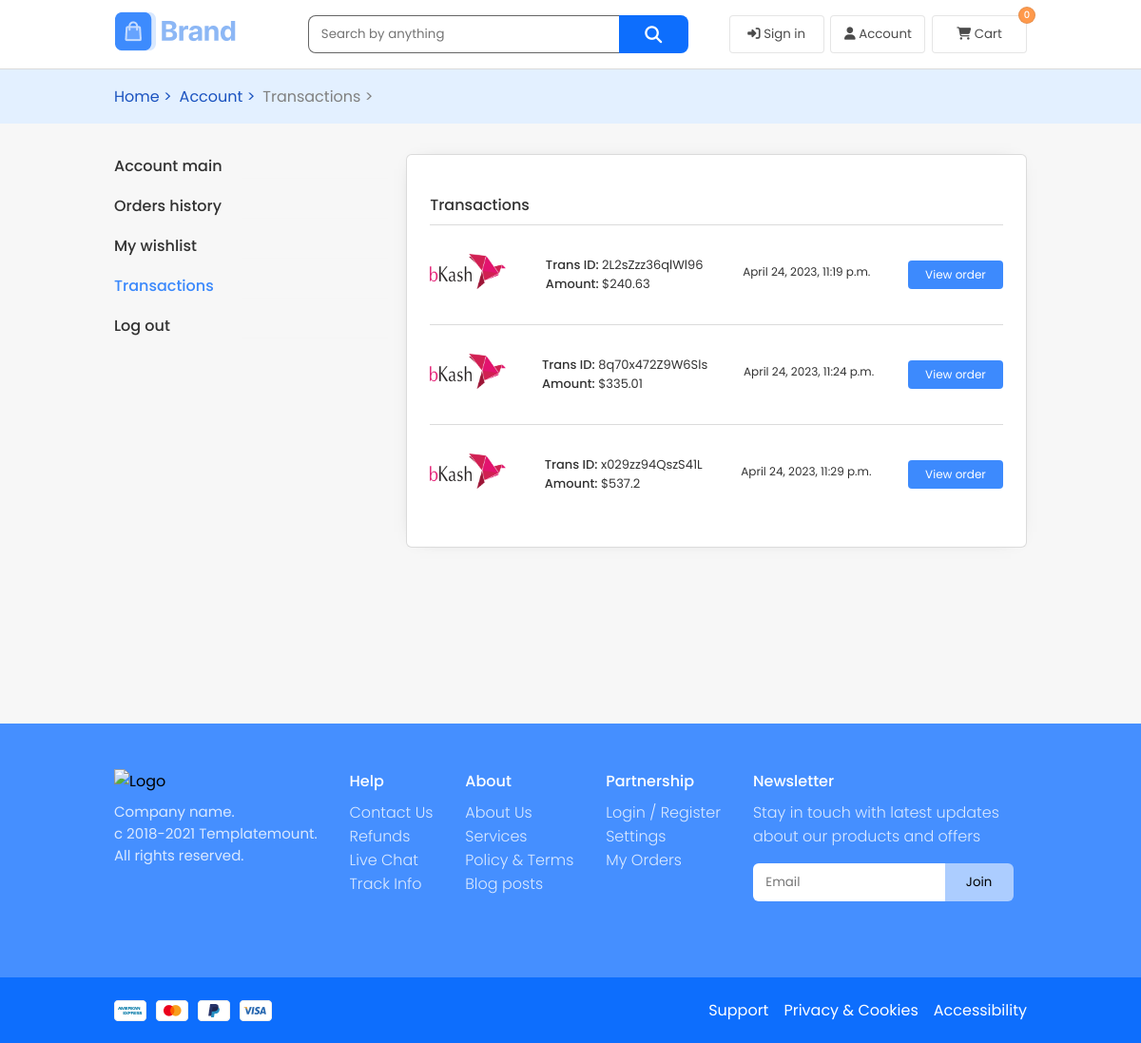
The app's page /account/transaction/, older data.
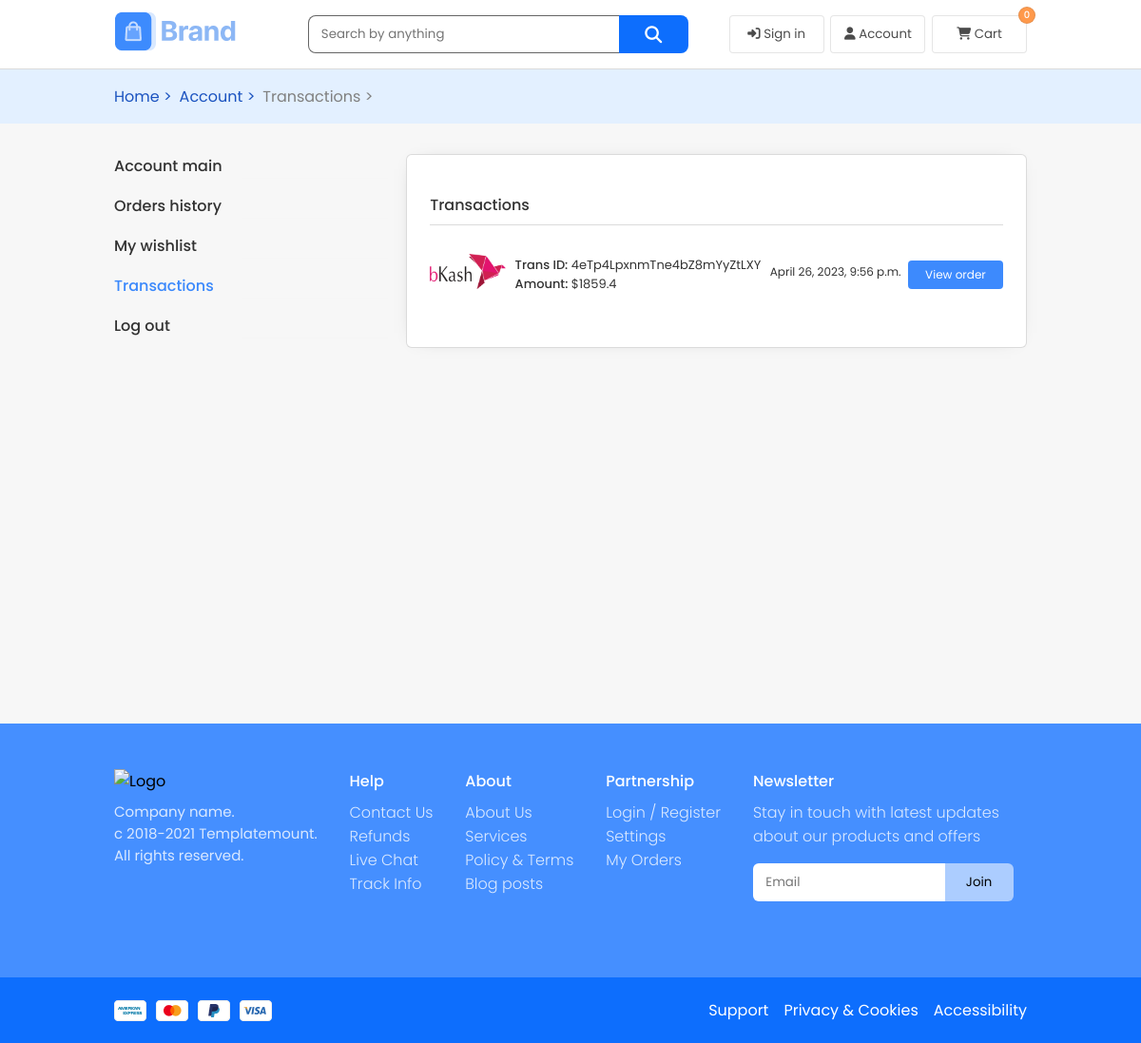
The same page, newer data.
### order/models.py (models this page shows)
class Transaction(models.Model):
    transaction_id = models.CharField(max_length=34)
    transaction_amount = models.FloatField()
    transaction_method = models.CharField(max_length=20)
    bank_tran_id = models.CharField(max_length=50)
    transaction_date = models.DateTimeField(auto_now_add=True)
    transaction_person = models.ForeignKey(User, on_delete=models.DO_NOTHING, null=True, blank=True)
    transaction_person_name = models.CharField(max_length=30)
    transaction_person_phone = models.CharField(max_length=14)
    transaction_person_email = models.EmailField()
    transaction_person_ip = models.GenericIPAddressField()
    order = models.OneToOneField(Order, on_delete=models.CASCADE)

### user/views.py (the view)
# urls.py: path('transaction/', transactions, name='transaction'),
def transactions(request):
    request_action = router(request, {'is_order_handler': False, 'is_product_adder': False, 'is_admin': False,
                                      'is_user': True})
    if not request_action[0] and len(request_action) < 3:
        return redirect(request_action[1])
    if request.user.is_authenticated:
        user = request.user
        trans = Transaction.objects.filter(transaction_person=user)
    else:
        user_ip = get_client_ip(request)
        trans = Transaction.objects.filter(transaction_person_ip=user_ip)
    context = {
        'transactions': trans
    }
    return render(request, 'transactions.html', context)

### user/algorithms.py (called while the page is built)
def get_client_ip(request):
    x_forwarded_for = request.META.get('HTTP_X_FORWARDED_FOR')
    if x_forwarded_for:
        ip = x_forwarded_for.split(',')[0]
    else:
        ip = request.META.get('REMOTE_ADDR')
    return ip

def router(request, accept):
    user = request.user
    if user.is_authenticated:
        if accept['is_order_handler'] and user.is_order_handler:
            return [True]
        elif accept['is_product_adder'] and user.is_product_adder:
            return [True]
        if accept['is_admin'] and user.is_admin:
            return [True]
        elif accept['is_user'] and not (user.is_admin or user.is_product_adder or user.is_order_handler):
            return [True]
        else:
            if user.is_order_handler:
                return [False, 'staff_main1']
            elif user.is_product_adder:
                return [False, 'staff_main2']
            elif user.is_admin:
                return [False, 'admin_dashboard']
            else:
                return [False, 'account']
    else:
        return [False, 'account', 1]

### templates/transactions.html (shortened to what this page needs)
{% extends 'index.html' %}
{% load static %}
    {% block cssfiles %}
        <link rel="stylesheet" href="{% static 'css/products.css' %}">
        <link rel="stylesheet" href="{% static 'css/wishlist.css' %}">
        <link rel="stylesheet" href="{% static 'css/page_profile.css' %}">
        <link rel="stylesheet" href="{% static 'css/transactions.css' %}">
    {% endblock cssfiles %}
    {% block container %}
        <div class="navigator-products">
            <div class="n-p-contents">
                <a href="{% url 'home' %}}">Home > </a>
                <a href="{% url 'account' %}">Account ></a>
                <a href="{% url 'transaction' %}" style="color:gray">Transactions ></a>
            </div>
        </div>
        <div class="profile-container">
            <div class="profile-nav">
                 <ul>
                    <a href="{% url 'account' %}"><li class="">Account main</li></a>
                    <a href="{% url 'order_history' %}"><li >Orders history</li></a>
                    <a href="{% url 'wishlist' %}"><li class="">My wishlist</li></a>
                    <a href="{% url 'transaction' %}" class="current-tab-profile"><li class="">Transactions</li></a>
                    <a href="#"><li class="">Log out</li></a>
                </ul>
            </div>
            <div class="profile-content">
                <div class="current-orders transactions">
                    <p class="title"> Transactions </p>
                    <div class="transaction-list">
                        {% for tran in transactions %}
                            <div class="item">
                                <div class="operator-logo">
                                    <img src="{% static 'img/1656227518bkash-logo-png.png' %}" alt="">
                                </div>
                                <div class="trans-id-and-amount">
                                    <p class="trans-id "> <span>Trans ID:</span> {{tran.transaction_id}}</p>
                                    <p class="trans-id"><span>Amount:</span> ${{tran.transaction_amount}}</p>
                                </div>
                                <p class="date">{{tran.transaction_date}}</p>
                                <a href="/account/query-order-history/?s={{tran.order.id}}" style="text-decoration:none">
                                    <button class="view-order-btn">
                                        View order
                                    </button>
                                </a>
                            </div>
                        {% endfor %}
                    </div>
                </div>
            </div>
        </div>
    {% endblock container %}

### templates/index.html (shortened to what this page needs)
{% load static %}
<!DOCTYPE html>
<html lang="en">
<head>
    <link rel="stylesheet" href="{% static 'css/index.css' %}">
    {% block cssfiles %}
    {% endblock cssfiles %}
    <link rel="stylesheet" href="{% static 'css/media_queries.css' %}">
</head>
<body>
    <header {% block hclass_names %} {% endblock hclass_names %}>
        <nav {% block nclass_names %} class="nav" {% endblock nclass_names %}>
            <div class="nav-logo nav-ham-logo">
                <a href="{% url 'home' %}">
                    <img src="{% static 'img/ logo.png' %}" alt="Logo" class="logo">
                </a>
            </div>
            {% block nav_search %}
            <div>
                <form action="/products/" method="get">
                    <div class="nav-search search-container-global">
                            <input type="search" name="s" id="nav-search" class="nav-search-input-default" placeholder="Search by anything">
                            <button type="submit" class="nav-search-button">
                                <i class="fa fa-search" aria-hidden="true"></i>
                            </button>
                    </div>
                </form>
            </div>
            {% endblock nav_search %}
            <div class="nav-buttons">
                {% block nav_buttons %}
                {% if request.user.is_authenticated %}
                    <a href="{% url 'account' %}">
                        <button class="nav-btns">
                            <i class="fa fa-user" aria-hidden="true"></i> Account
                        </button>
                    </a>
                    <a href="{% url 'account' %}">
                        <div class="only-navicons">
                            <i class="fa fa-user" aria-hidden="true"></i>
                        </div>
                    </a>
                {% else %}
                    <button class="nav-btns" onclick="login(window.location.href)">
                        <i class="fa fa-sign-in" aria-hidden="true"></i> Sign in
                    </button>
                {% endif %}
                {% if request.user.is_authenticated %}
                <a href="{% url 'wishlist' %}">
                    <button class="nav-btns wishlist-btn">
                        <i class="fas fa-heart"></i> Wishlist
                    </button>
                </a>
                {% else %}
                <a href="{% url 'account' %}">
                    <button class="nav-btns wishlist-btn">
                        <i class="fas fa-user"></i> Account
                    </button>
                </a>
                {% endif %}
                <a href="{% url 'cart' %}">
                    <button class="nav-btns my-cart-btn">
                        <i class="fas fa-shopping-cart" aria-hidden="true"></i> Cart
                        <span class="cart-item-count" id="cart-item-count">0</span>
                    </button>
                </a>
                {% endblock nav_buttons %}
            </div>
        </nav>
    </header>
    <div class="container" id="container">
        {% block container %}{% endblock container %}
    </div>
    <footer>
        {% block footer_top %}
        <div class="footer-contents">
            <div class="footer-flex-items">
                <div class="brand-details">
                    <div class="img">
                        <img src="{% static 'img/logo-white.png' %}" alt="Logo" class="logo">
                    </div>
                    <p>Company name. </p>
                    <p>c 2018-2021 Templatemount.</p>
                    <p>All rights reserved.</p>
                </div>
                <div class="help f-links">
                    <p class="title">Help</p>
                    <div class="links">
                        <a href="#">Contact Us</a>
                        <a href="#">Refunds</a>
                        <a href="#">Live Chat</a>
                        <a href="#">Track Info</a>
                    </div>
                </div>
                <div class="about f-links">
                    <p class="title">About</p>
                    <div class="links">
                        <a href="#">About Us</a>
                        <a href="#">Services</a>
                        <a href="#">Policy & Terms</a>
                        <a href="#">Blog posts</a>
                    </div>
                </div>
                <div class="partnership f-links">
                    <p class="title">Partnership</p>
                    <div class="links">
                        <a href="#">Login / Register</a>
                        <a href="#">Settings</a>
                        <a href="#">My Orders</a>
                    </div>
                </div>
                <div class="newsletter f-links">
                    <p class="title">Newsletter</p>
                    <p class="txt">Stay in touch with latest updates about our products and offers</p>
                    <div class="newsletter-input">
                        <input type="text" placeholder="Email">
                        <button>Join</button>
                    </div>
                </div>
            </div>
        </div>
        {% endblock footer_top %}
        {% block footer_bottom %}
        <div class="footer-bottom">
            <div class="f-b-contents">
                <div class="payment-methods">
                    <img src="{% static 'img/Payment-methods.png' %}" alt="">
                </div>
                <div class="links">
                    <a href="#">Support</a>
                    <a href="#">Privacy & Cookies</a>
                    <a href="#">Accessibility</a>
                </div>
            </div>
        </div>
        {% endblock footer_bottom %}
    </footer>
</body>
</html>

### static/css/index.css (style rules this page uses)
* { box-sizing: border-box; margin: 0; padding: 0; font-family: "Poppins", sans-serif; image-rendering: auto; }
* button { cursor: pointer; }
.nav, .n-p-contents, .info-container, .footer-contents, .f-b-contents, .hero-contents, .nav2-links, .new-products, .top-reviews-contents, .why-choose-us, .blog-posts, .product-container, .details-top, .details-bottom-container, .cart-top, .cart-bottom-container, .profile-container { max-width: 2000px; }
.container { min-height: 80vh; }
:root { --border:.5px solid rgba(0, 0, 0, 0.142); --i:!important; }
header { background-color: white; z-index: 10; position: sticky; top: 0; }
header { width: 100%; border-bottom: 0.5px solid rgba(0, 0, 0, 0.142); }
header nav { width: 80%; margin: auto; padding: 1em 0; display: flex; justify-content: space-between; align-items: center; }
header nav .nav-logo { height: 40px; width: auto; }
header nav .nav-ham-logo { display: flex; align-items: center; }
header nav .nav-search { transition-duration: 0.5s; width: 500px; margin-left: 1em; display: flex; }
header nav .nav-search .nav-search-button { width: 80px; border: none; color: white; font-size: 18px; height: 40px; background: #0D6EFD; border-radius: 0 8px 8px 0; }
header nav .nav-search input { transition-duration: 0.5s; width: 90%; height: 40px; border: 1px solid rgba(9, 9, 9, 0.6235294118); border-radius: 8px 0 0px 8px; border-right: none; outline-color: #0D6EFD; outline-offset: 0.1px; padding-left: 1em; }
header nav .nav-buttons { display: flex; width: -moz-fit-content; width: fit-content; }
header nav .nav-buttons .nav-btns { background: white; height: 40px; padding: 0 1em; border: var(--border); border-radius: 4px; opacity: 0.7; width: 100px; margin-left: 0.5em; position: relative; }
header nav .nav-buttons .cart-item-count { position: absolute; top: -10px; right: -10px; border: var(--border); display: flex; align-items: center; justify-content: center; border-radius: 50%; font-size: 10px; width: 18px; background: rgb(255, 111, 0); color: white; font-weight: 500; }
.search-container-global { position: relative; }
footer { background-color: #458fff; }
footer .footer-contents { width: 80%; margin: auto; padding: 3em 0; }
footer .footer-contents .brand-details p { opacity: 0.8; color: white; font-size: 15px; }
footer .footer-contents .brand-details img { display: block; margin-bottom: 0.5em; }
footer .footer-contents .footer-flex-items { display: flex; justify-content: space-between; }
footer .footer-contents .footer-flex-items .f-links .title { font-weight: 500; color: white; margin-bottom: 0.5em; }
footer .footer-contents .footer-flex-items .f-links .links a, footer .footer-contents .footer-flex-items .f-links .txt { display: block; color: white; opacity: 0.8; text-decoration: none; font-weight: 300; }
footer .footer-contents .footer-flex-items .newsletter { width: 30%; }
footer .footer-contents .footer-flex-items .newsletter .newsletter-input { margin-top: 1em; display: flex; }
footer .footer-contents .footer-flex-items .newsletter .newsletter-input input { height: 40px; padding-left: 1em; border-radius: 6px 0 0 6px; outline: none; border: none; width: 70%; }
footer .footer-contents .footer-flex-items .newsletter .newsletter-input button { height: 40px; width: 25%; border-left: none; border: none; background-color: #accdff; border-radius: 0 6px 6px 0; cursor: pointer; }
footer .footer-bottom { margin-top: 2em; background-color: #0D6EFD; }
footer .footer-bottom .f-b-contents { padding: 1em 0; width: 80%; margin: auto; display: flex; justify-content: space-between; align-items: center; }
footer .footer-bottom .payment-methods { padding-top: 0.5em; }
footer .footer-bottom .links a { text-decoration: none; display: block; margin-left: 1em; color: white; }
footer .footer-bottom .links { display: flex; }
.navigator-products { widtH: 100%; background-color: #E3F0FF; z-index: 5; position: sticky; top: 73px; }
.navigator-products .n-p-contents { transition-duration: 0.5s; width: 80%; padding: 1em 1em 1em 0; margin: auto; display: flex; }
.navigator-products a { transition-duration: 0.5s; display: block; margin-right: 0.5em; text-decoration: none; color: #1b53c0; }

### static/css/wishlist.css (style rules this page uses)
.item { border-top: var(--border); display: flex; justify-content: space-between; align-items: center; padding: 1.5em 0; }

### static/css/media_queries.css (style rules this page uses)
@media only screen and (max-width: 1370px) { .nav-search { transition-duration: 0.5s; width: 400px !important; } }

Row changes from the older to the newer data that the page shows:
removed Transaction: transaction_id "2L2sZzz36qlWl96", transaction_amount "240.63", transaction_date "April 24, 2023, 11:19 p.m."
removed Transaction: transaction_id "8q70x472Z9W6Sls", transaction_amount "335.01", transaction_date "April 24, 2023, 11:24 p.m."
removed Transaction: transaction_id "x029zz94QszS41L", transaction_amount "537.2", transaction_date "April 24, 2023, 11:29 p.m."
added Transaction: transaction_id "4eTp4LpxnmTne4bZ8mYyZtLXY", transaction_amount "1859.4", transaction_date "April 26, 2023, 9:56 p.m."
